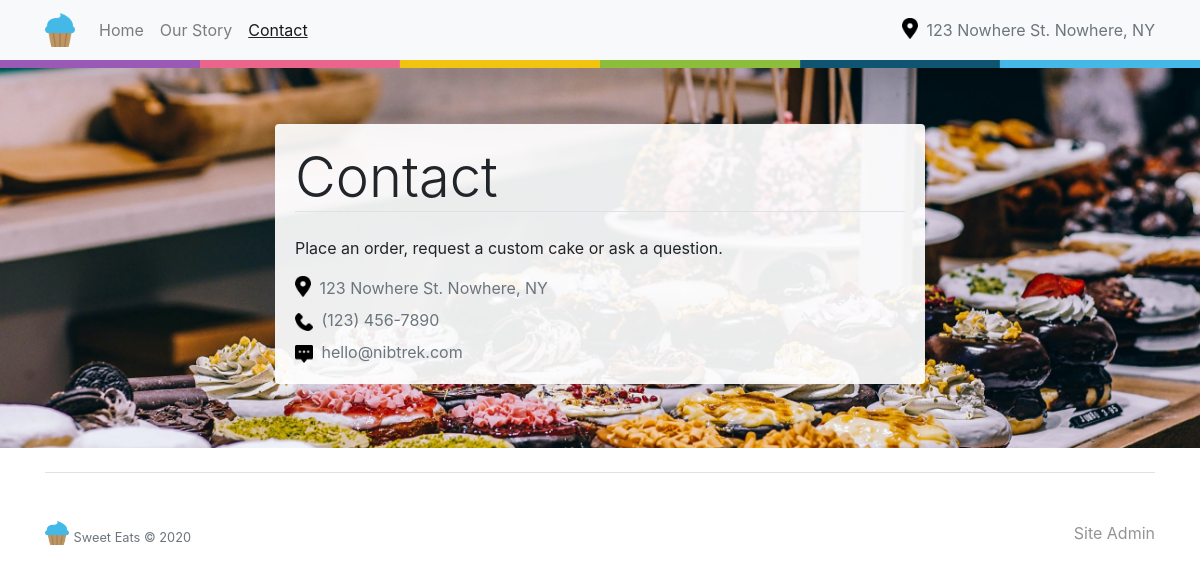
The page /contact.php on the database its author committed.
### tables this page shows
CREATE TABLE "Content" (
	"content_id"	INTEGER NOT NULL,
	"context"	TEXT,
	"text"	TEXT,
	"enabled"	INTEGER NOT NULL DEFAULT 1,
	"content_day"	INTEGER,
	PRIMARY KEY("content_id" AUTOINCREMENT)
);

### admin/inc/functions.php (called while the page is built, shortened)
<?php
function getLocationTxt() {
    global $db;
    try{
        $query = 'SELECT text FROM Content WHERE content_id = 3';
        $stmt = $db->prepare($query);
        $stmt->execute();
        $output = $stmt->fetch(PDO::FETCH_ASSOC);
    } catch (\Exception $e){
        throw $e;
    }
    return $output['text'];
}
function getPhoneTxt() {
    global $db;
    try{
        $query = 'SELECT text FROM Content WHERE content_id = 4';
        $stmt = $db->prepare($query);
        $stmt->execute();
        $output = $stmt->fetch(PDO::FETCH_ASSOC);
    } catch (\Exception $e){
        throw $e;
    }
    return $output['text'];
}
function getEmailTxt() {
    global $db;
    try{
        $query = 'SELECT text FROM Content WHERE content_id = 5';
        $stmt = $db->prepare($query);
        $stmt->execute();
        $output = $stmt->fetch(PDO::FETCH_ASSOC);
    } catch (\Exception $e){
        throw $e;
    }
    return $output['text'];
}

### contact.php (the view)
<?php
$page = 'Contact';
require 'inc/header.php';
?>
<div class="jumbotron sweetBack mb-0">
    <div class="container">
        <div class="row">
            <div class="col">
                <div class="jumboCtn">
                    <h1 class="display-4 border-bottom mb-4">Contact</h1>
                    <p>Place an order, request a custom cake or ask a question.</p>
                    <div class="cImgCtn mt-2">
                        <img class="locationImg" src="/img/location-min.png">
                        <a class="text-muted p-0 m-0 point"><?php echo getLocationTxt(); ?></a>
                    </div>
                    <div class="cImgCtn mt-2">
                        <img class="phoneImg" src="/img/phone-min.png">
                        <a class="text-muted p-0 m-0 point"><?php echo getPhoneTxt(); ?></a>
                    </div>
                    <div class="cImgCtn mt-2">
                        <img class="emailImg" src="/img/email-min.png">
                        <a class="text-muted p-0 m-0 point"><?php echo getEmailTxt(); ?></a>
                    </div>
            </div>
            </div>
        </div>
    </div>
</div>
<div class="container">
<?php
require 'inc/footer.php';
?>

### inc/header.php (shortened to what this page needs)
<?php
require 'admin/inc/database.php';
require 'admin/inc/functions.php';
?>
<!doctype html>
<html lang="en">
  <head>
    <link rel="stylesheet" href="/css/bootstrap.min.css">
    <link rel="stylesheet" href="/css/style.css">
  </head>
  <body>
<nav class="sweetNav navbar  navbar-expand-lg navbar-light bg-light sticky-top">
   <div class="container">
    <a class="navbar-brand" href="/index.php"><img class="sLogoNoTxt" src="img/sweet_logo_notxt-min.png"></a>
  <div class="collapse navbar-collapse" id="navbarsExample08">
    <ul class="navbar-nav">
      <li class="nav-item <?php if ($page == 'Home'){echo 'active';} ?>">
        <a class="nav-link" href="/">Home <?php if ($page == 'home'){echo '<span class="sr-only">(current)</span>';} ?></a>
      </li>
      <li class="nav-item <?php if ($page == 'Story'){echo 'active';} ?>">
        <a class="nav-link" href="/story.php">Our Story <?php if ($page == 'story'){echo '<span class="sr-only">(current)</span>';} ?></a>
      </li>
      <li class="nav-item <?php if ($page == 'Contact'){echo 'active';} ?>">
        <a class="nav-link" href="/contact.php">Contact <?php if ($page == 'contact'){echo '<span class="sr-only">(current)</span>';} ?></a>
      </li>
    </ul>
  </div>
  <div class="justify-content-end">
      <img class="locationImg" src="/img/location-min.png">
      <a class="text-muted p-0 m-0 point"><?php echo getLocationTxt(); ?></a>
  </div>
  </div>
</nav>
<div class="colorBorder sticky-top shadow"></div>

### css/style.css (style rules this page uses)
.jumboCtn { z-index: 30; }
.point { cursor: pointer; }
.locationImg { max-width: 20px; position: relative; top: -3px; padding-right: 4px; }
.phoneImg { max-width: 22px; position: relative; top: 0px; padding-right: 4px; }
.emailImg { max-width: 22px; position: relative; top: 0px; padding-right: 4px; }
.active { text-decoration: underline; }
.colorBorder { background-image: url('/img/colorback-min.jpg'); background-size: cover; width: 100%; height: 9px; display: block; position: fixed; top: 59px; z-index: 500; }
.sLogoNoTxt { max-width: 30px; }
.sweetNav { background-color: #FFF; border: none; }
.sweetBack { background-image: url("/img/sweets_back-min.jpg"); background-repeat: no-repeat; background-attachment: fixed; background-position: 0% 90%; background-size: cover; border-radius: 0; }
.jumboCtn { background-color: rgba(255, 255, 255, 0.92); padding: 20px; border-radius: 4px; max-width: 650px; display: block; margin: 0 auto; }
.jumboCtn { position: relative; }

### rows shown on the page
content: text "123 Nowhere St. Nowhere, NY"
content: text "(123) 456-7890"
content: text "hello@nibtrek.com"

### other values the page prints
$company "Sweet Eats"
